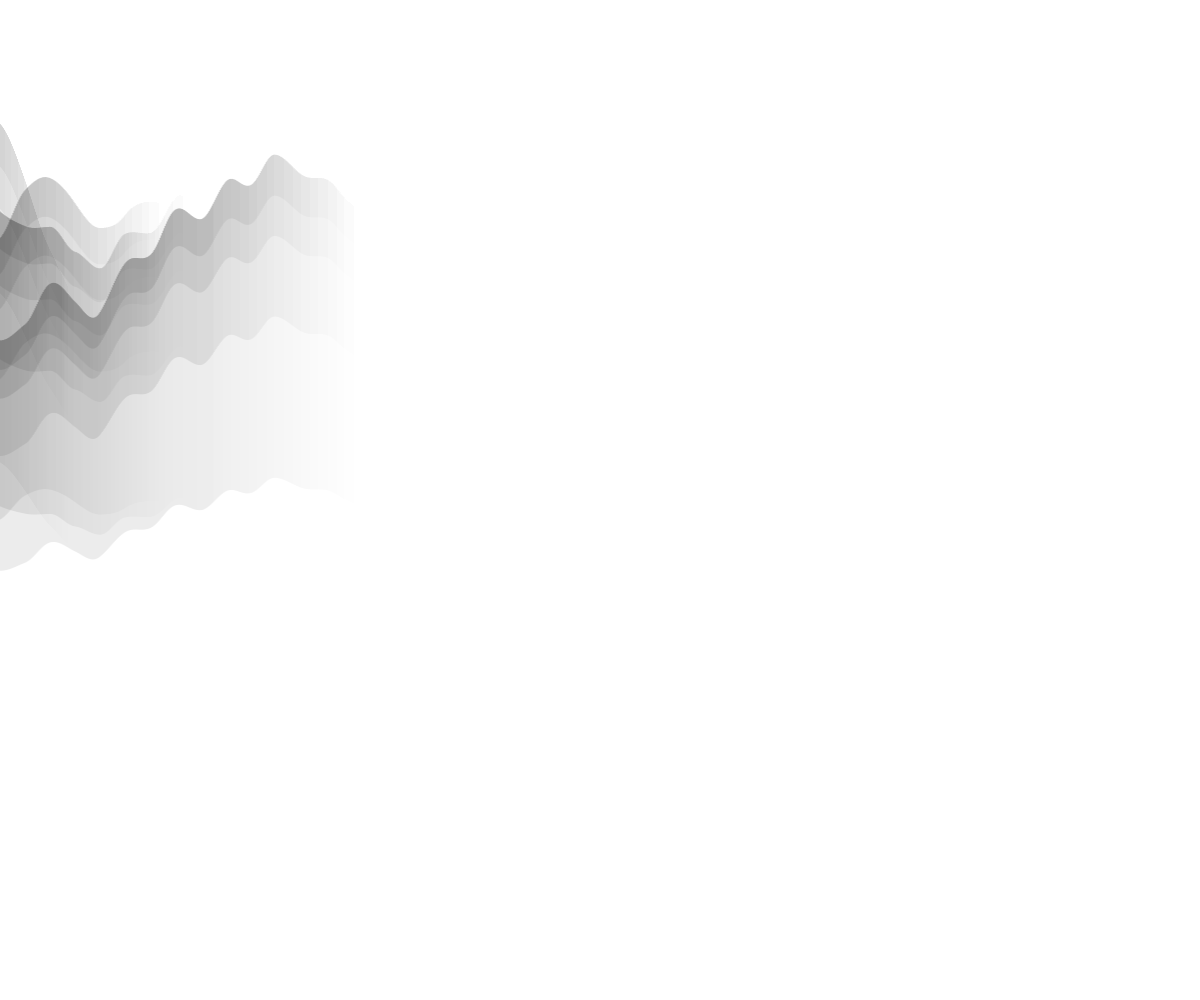
Frame 1 (no input)
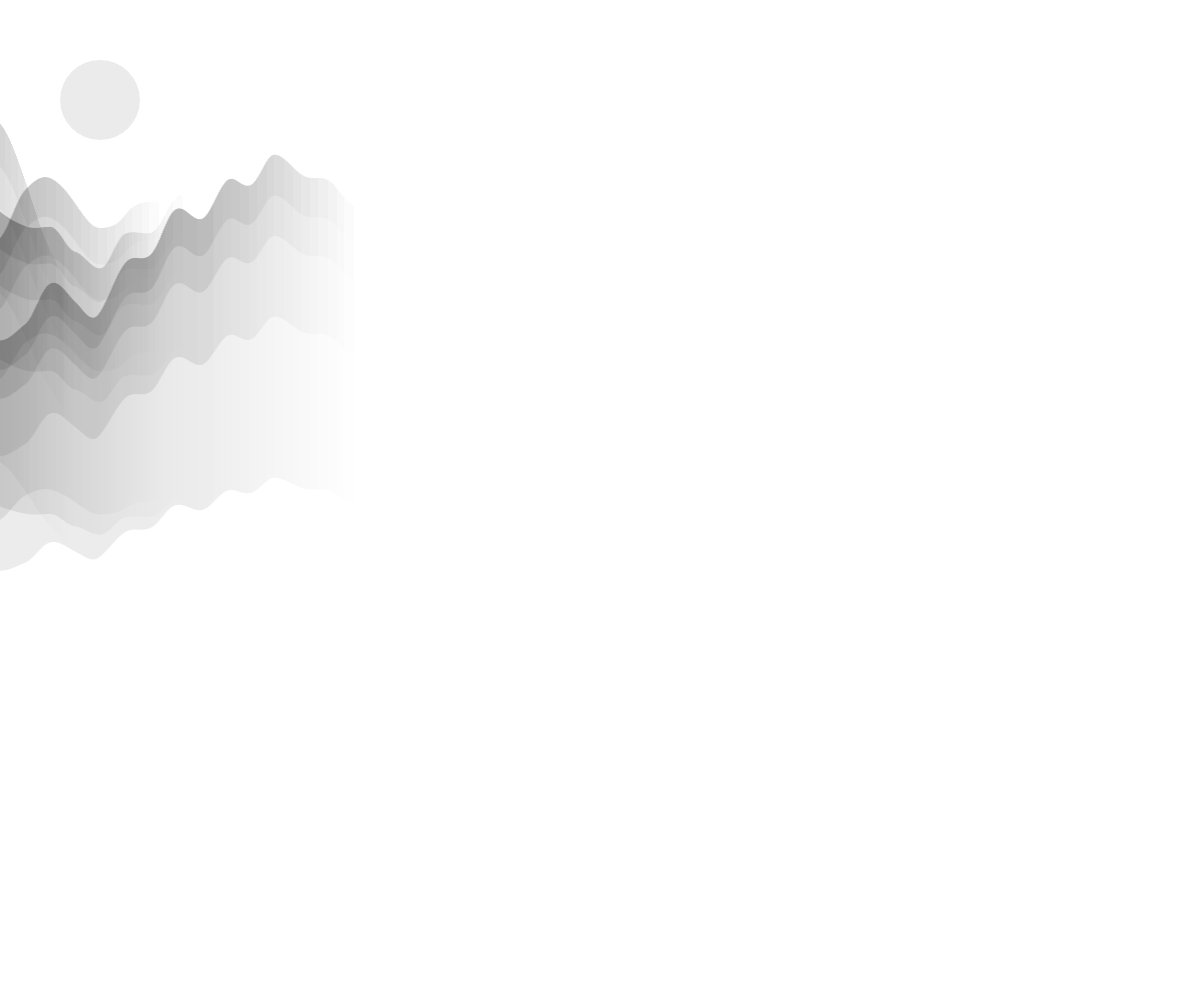
Frame 60 (no input)
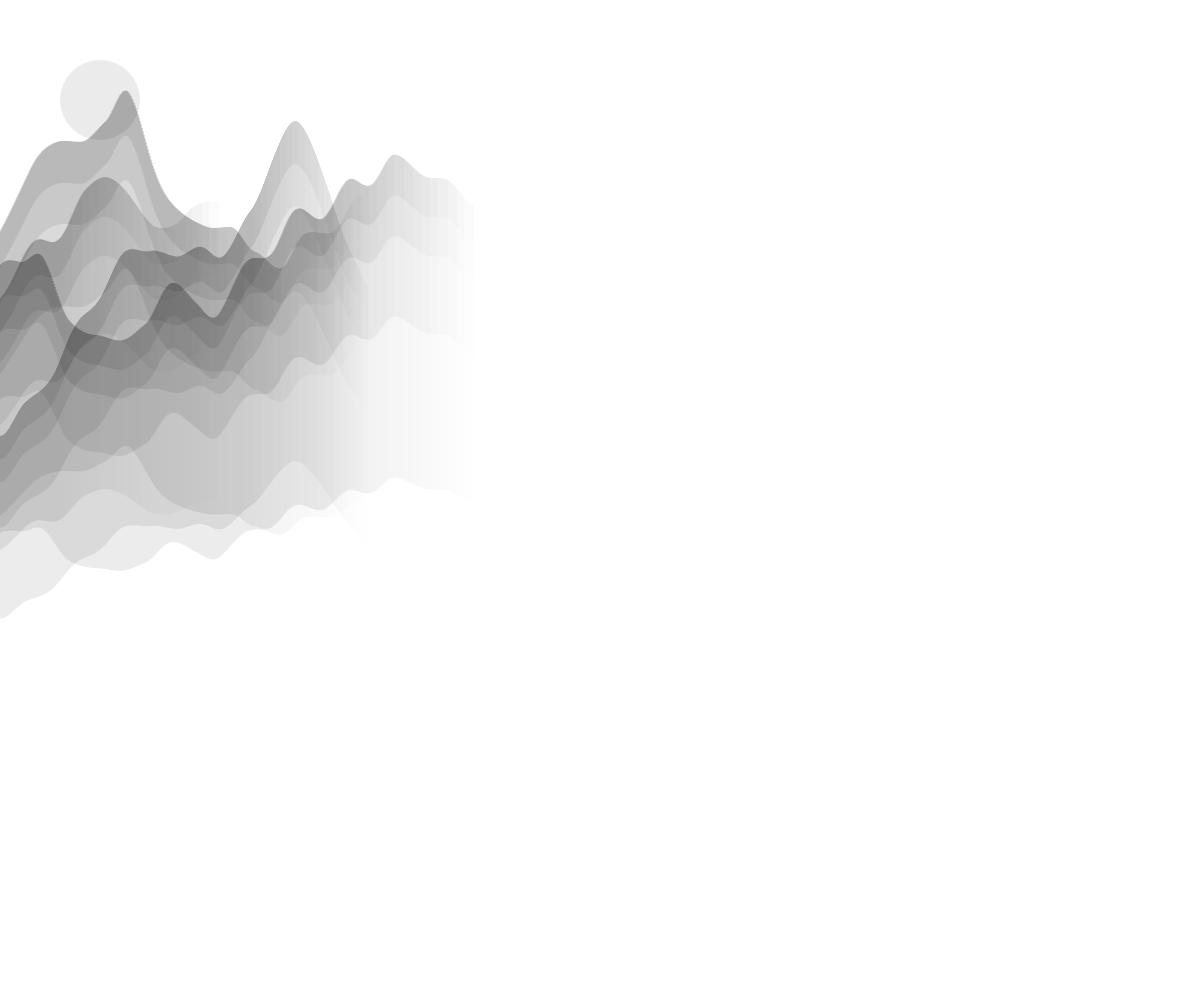
Frame 120 (the mouse pressed at the canvas centre since frame 60)

The p5.js sketch that drew these frames (run headless with seeded random() and noise() and a simulated clock; from frame 60 on, the mouse is pressed at the canvas centre):

// p5.js sketch
// ── sketch.js
var num = 5;
var mountains = [];

function setup() {
	createCanvas(windowWidth, windowHeight);
	shanShui();
}

function draw() {
	background(255);
	noStroke();
	ellipse(100, 100, 80, 80); //sun

	for (var i = 0; i < mountains.length; i++) {
		mountains[i].show();
	}
}

function shanShui() {
	for (var i = 0; i < num; i++) {
		mountains.push(new curveLine(i));
	 }
}

function curveLine(_index) {
	var index = _index;
	var screen = 2000;
	var screenHeight = 800;
	var base = random (screen/4, screen/2); 
	var start = random (-screen/2, screen/2); 

	this.show = function (){
			var ink = 20;

			var c = color(0, 0, 0,ink);
			fill(c);
    		stroke(c);

			var xoffset = map(mouseX, 0,screen, -100,100) * (index+1) ;

				 for (var x = start; x < base + start; x++) {
				 	var mapLoc = map(x, start, base+start, 0, 1);
				 	var edgePercent = .2;

				 	if(mapLoc< edgePercent){
				 		stroke(0,0,0,(mapLoc*(1/edgePercent))*ink);
				 	}else if(mapLoc> abs(1-edgePercent)){
				 		var inverseLoc = abs(1-mapLoc);
				 		stroke(0,0,0,(inverseLoc*1/edgePercent)*ink);
				 	}

					var nx = map(x, 0, screen, 0, 10);
					var y = screenHeight * (noise(nx+index*10)*.7);
					var xPos = x+ xoffset

					line (xPos, y, xPos, y+(screenHeight-y)/2);
					line (xPos, y, xPos, y+(screenHeight-y)/4);
					line (xPos, y, xPos, y+(screenHeight-y)/8);
					line (xPos, y, xPos, y+(screenHeight-y)/16);	
				 }
	}
}
